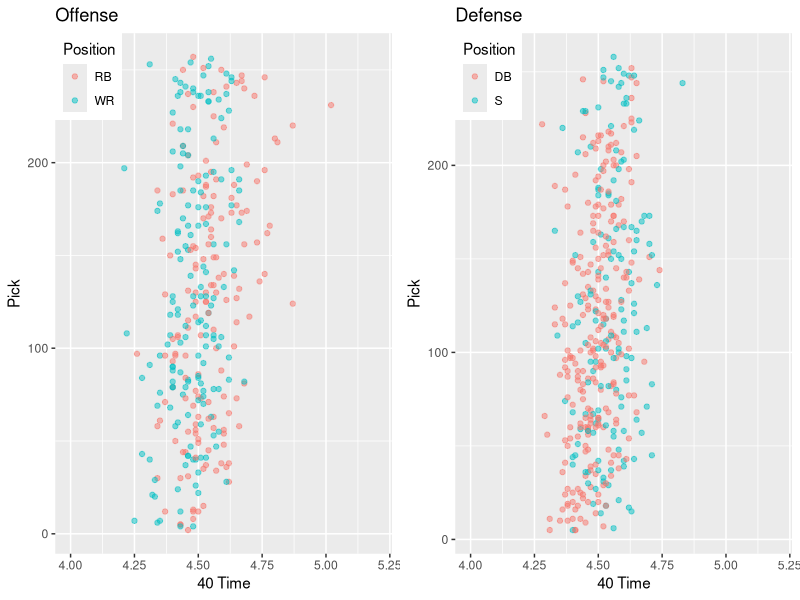
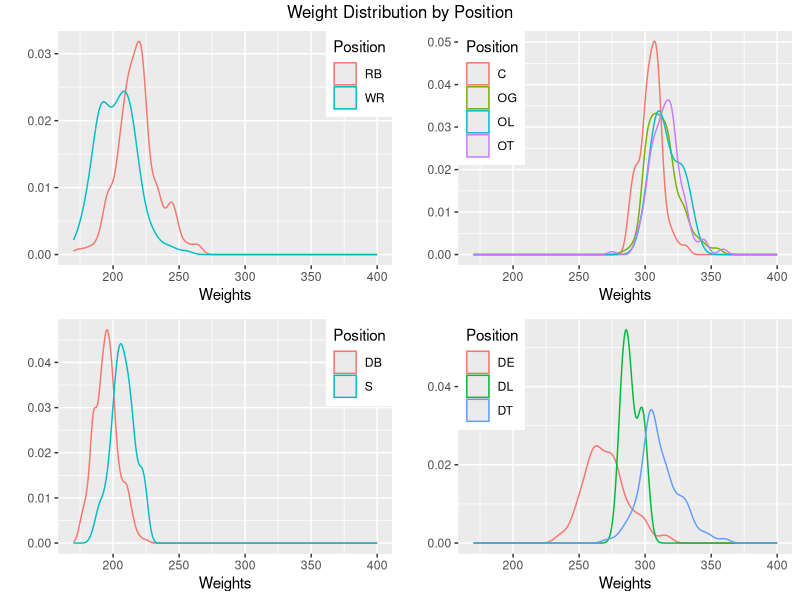
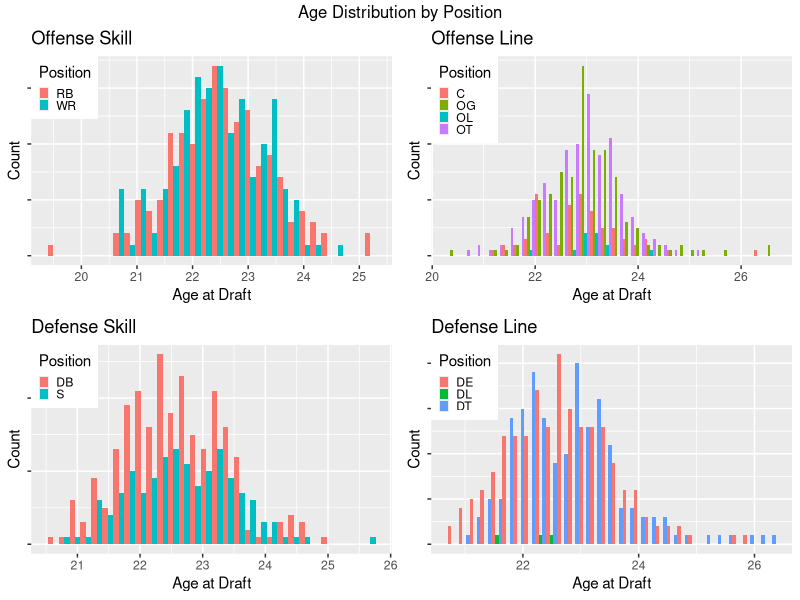
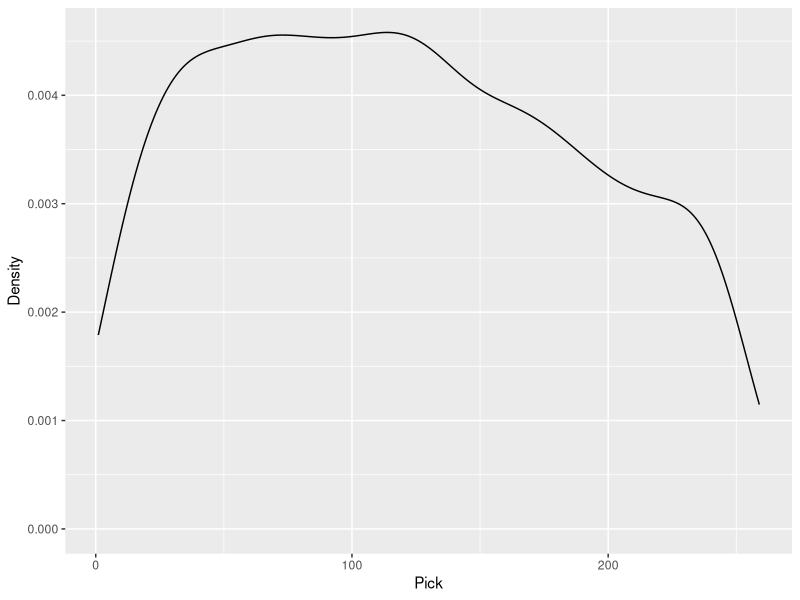
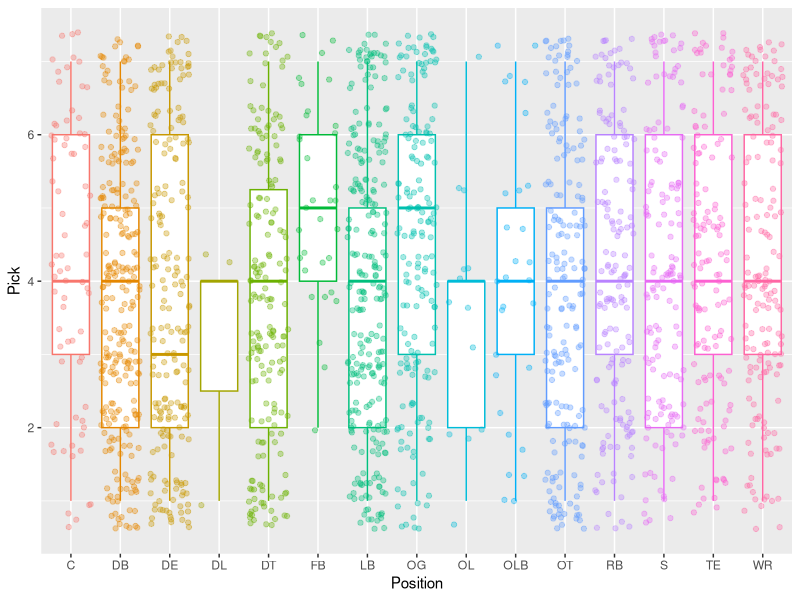
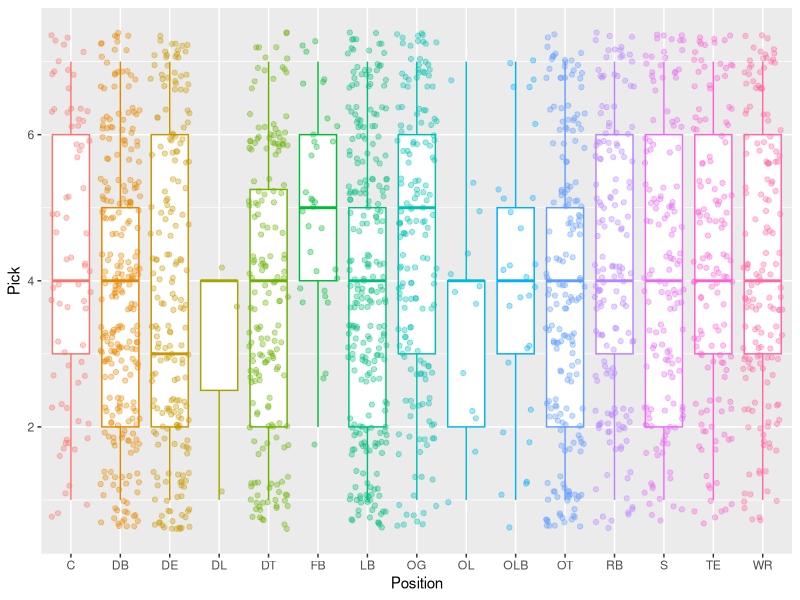
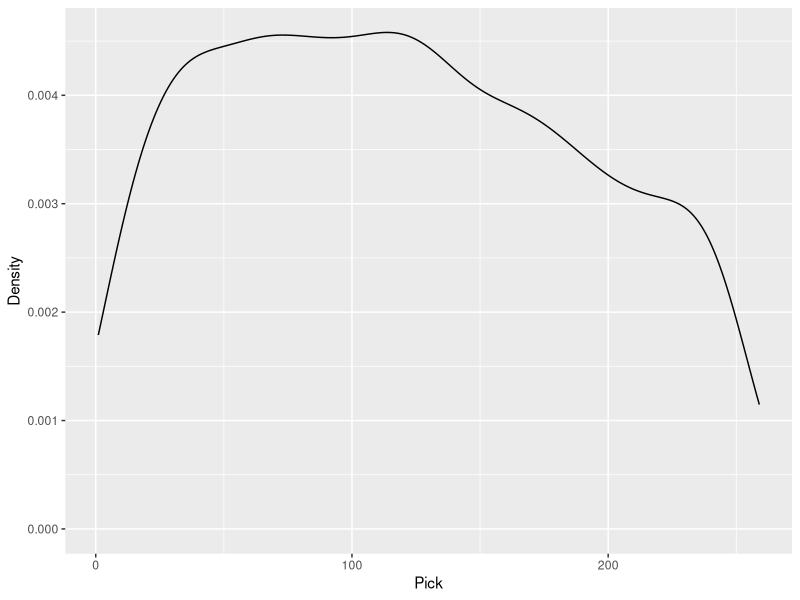
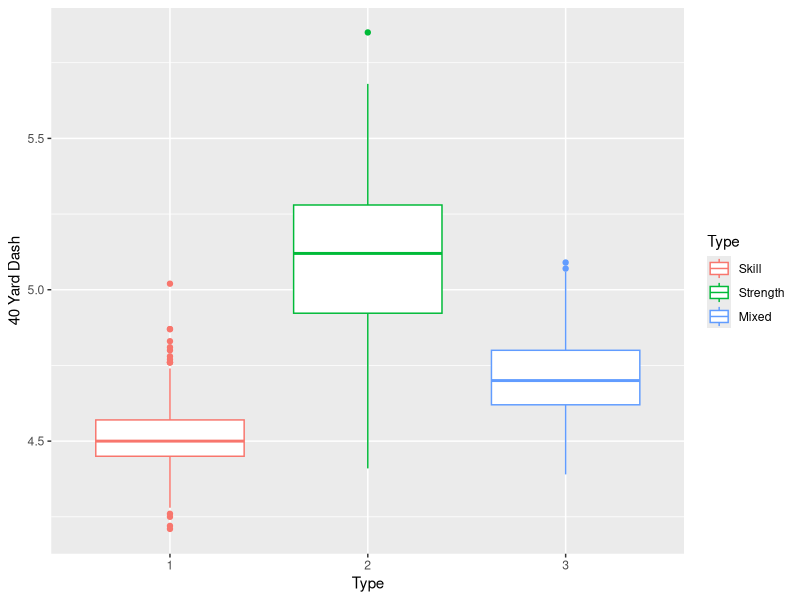

The R source for these figures, in order:
library(tidyverse)
library(gridExtra)

#load in data
DF.Off.skill <- read.csv("derived_data/Off.Skill.csv")
DF.Off.strength <- read.csv("derived_data/Off.Strength.csv")
DF.Def.skill <- read.csv("derived_data/Def.Skill.csv")
DF.Def.strength <- read.csv("derived_data/Def.Strength.csv")
DF.clean <- read.csv("derived_data/Clean_Data.csv")


DF.Off.skill <- read.csv("derived_data/Off.Skill.csv") %>% 
  mutate(Type = "1") #skill is 1, strength is 2, linebacker is 3
DF.Off.strength <- read.csv("derived_data/Off.Strength.csv") %>% 
  mutate(Type = "2")
DF.Def.skill <- read.csv("derived_data/Def.Skill.csv" )%>% 
  mutate(Type = "1")
DF.Def.strength <- read.csv("derived_data/Def.Strength.csv" )%>% 
  mutate(Type = "2")
DF.Mixed <- read.csv("derived_data/Df.Mix.csv") %>% 
  mutate(Type = "3")
Skill.Stren.DF <- rbind(DF.Off.skill, DF.Off.strength, DF.Def.strength, DF.Def.skill, DF.Mixed)

#graph 1

g1 <- ggplot(DF.Off.skill, mapping = aes(x = combine40yd, y = pick, color = position)) +     geom_point(alpha = .5) +
  xlab("40 Time") +
  ylab("Pick") +
  labs(color = "Position", title = "Offense") +
  xlim(4, 5.2) +
  theme(legend.position = c(0, 1),
        legend.justification = c(0, 1))

g3 <- ggplot(DF.Def.skill, mapping = aes(x = combine40yd, y = pick, color = position)) +     geom_point(alpha = .5) +
  xlab("40 Time") +
  ylab("Pick") +
  labs(color = "Position", title = "Defense") +
  xlim(4, 5.2) +
  theme(legend.position = c(0, 1),
        legend.justification = c(0, 1))

Graph1 <- grid.arrange(g1, g3, nrow=1)
ggsave("derived_graphs/Off.Def.40s.png", plot = Graph1)
ggsave("preliminary_figures/Off.Def.40s.png", plot = Graph1)

#graph 2

g5 <- ggplot(DF.Off.skill, aes(weight)) +
  geom_density(aes(color=position), alpha=.5) +
  xlim(170, 400) +
  xlab("Weights") +
  ylab("") +
  labs(color="Position") +
  theme(legend.position = c(.8, 1),
        legend.justification = c(0, 1))

g6 <- ggplot(DF.Off.strength, aes(weight)) +
  geom_density(aes(color=position), alpha=.5) +
  xlim(170,400) +
  xlab("Weights") +
  ylab("") +
  labs(color="Position") +
  theme(legend.position = c(0, 1),
        legend.justification = c(0, 1))
g5.2 <- ggplot(DF.Def.skill, aes(weight)) +
  geom_density(aes(color=position), alpha=.5) +
  xlim(170, 400) +
  xlab("Weights") +
  ylab("") +
  labs(color="Position") +
  theme(legend.position = c(.8, 1),
        legend.justification = c(0, 1))

g6.2 <- ggplot(DF.Def.strength, aes(weight)) +
  geom_density(aes(color=position), alpha=.5) +
  xlim(170,400) +
  xlab("Weights") +
  ylab("") +
  labs(color="Position") +
  theme(legend.position = c(0, 1),
        legend.justification = c(0, 1))
# g5
# g6
# g5.2
# g6.2
Graph2 <- grid.arrange(g5, g6, g5.2, g6.2, nrow=2, top = "Weight Distribution by Position")
ggsave("derived_graphs/Off.Weights.png", plot = Graph2)
ggsave("preliminary_figures/Off.Weights.png", plot = Graph2)

#graph 3

g7 <- ggplot(DF.Off.skill, aes(ageAtDraft)) +
  geom_histogram(aes(fill = position), position = "dodge") +
  xlab("Age at Draft") +
  ylab("Count") +
  labs(fill = "Position", title = "Offense Skill") +
  theme(legend.position = c(0, 1),
        legend.justification = c(0, 1),
        legend.key.size = unit(.25, "cm")) +
  theme(axis.text.y=element_blank())

g8 <- ggplot(DF.Off.strength, aes(ageAtDraft)) +
  geom_histogram(aes(fill = position), position = "dodge") +
  xlab("Age at Draft") +
  ylab("Count") +
  labs(fill = "Position", title = "Offense Line") +
  theme(legend.position = c(0, 1),
        legend.justification = c(0, 1),
        legend.key.size = unit(.25, "cm")) +
  theme(axis.text.y=element_blank())

g9 <- ggplot(DF.Def.skill, aes(ageAtDraft)) +
  geom_histogram(aes(fill = position), position = "dodge") +
  xlab("Age at Draft") +
  ylab("Count") +
  labs(fill = "Position", title = "Defense Skill") +
  theme(legend.position = c(0, 1),
        legend.justification = c(0, 1),
        legend.key.size = unit(.25, "cm")) +
  theme(axis.text.y=element_blank())

g10 <- ggplot(DF.Def.strength, aes(ageAtDraft)) +
  geom_histogram(aes(fill = position), position = "dodge") +
  xlab("Age at Draft") +
  ylab("Count") +
  labs(fill = "Position", title = "Defense Line") +
  theme(legend.position = c(0, 1),
        legend.justification = c(0, 1),
        legend.key.size = unit(.25, "cm")) +
  theme(axis.text.y=element_blank())

Graph3 <- grid.arrange(g7, g8, g9, g10, nrow=2, top = "Age Distribution by Position")
ggsave("derived_graphs/Age.Dist.png", plot=Graph3)
ggsave("preliminary_figures/Age.Dist.png", plot=Graph3)

Graph4 <- DF.clean %>% 
  filter(position != "QB" & position != "LS") %>% 
  ggplot(aes(x=position, y=round, color = position)) +     
  geom_boxplot() +
  geom_jitter(alpha = .35) +
  xlab("Position") +
  ylab("Pick") + 
  theme(legend.position = "none")
ggsave("derived_graphs/Boxplot.by.round.png", plot=Graph4)
ggsave("preliminary_figures/Boxplot.by.round.png", plot=Graph4)

g12 <- DF.clean %>% 
  filter(position != "QB" & position != "LS") %>% 
  ggplot(aes(x=pick)) +
  geom_density() +
  xlab("Pick") +
  ylab("Density")
g12

ggsave("derived_graphs/Pick.Density.Plot.png", plot = g12)

g13 <- Skill.Stren.DF %>% 
  ggplot(aes(x=Type, y=combine40yd, color = Type)) +
  geom_boxplot() +
  scale_color_discrete(name="Type", labels = c("Skill", "Strength", "Mixed")) +
  ylab("40 Yard Dash")

ggsave("derived_graphs/40.Time.Plot.png")

